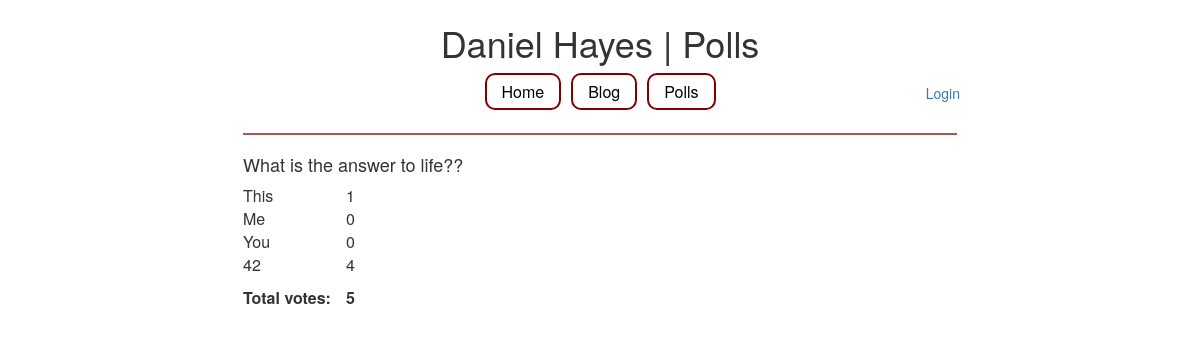
The app's page /polls/2/results/ with its own data.
### polls/models.py (models this page shows, shortened)
class Question(models.Model):
    class Meta:
        ordering = ['-pub_date']
    question_text = models.CharField(max_length=200)
    pub_date = models.DateTimeField('date published', default=timezone.now)
    expiry_date = models.DateTimeField(default=timezone.now() + datetime.timedelta(days=1))
    def was_published_recently(self):
        now = timezone.now()
        return now - datetime.timedelta(days=1) <= self.pub_date <= now
    def total_vote_count(self):
        choices = self.choice_set.all()
        total_votes = sum([c.votes for c in choices])
        return total_votes
    was_published_recently.admin_order_field = 'pub_date'
    was_published_recently.boolean = True
    was_published_recently.short_description = 'recent?'

class Choice(models.Model):
    question = models.ForeignKey(Question, on_delete=models.CASCADE)
    choice_text = models.CharField(max_length=200)
    votes = models.IntegerField(default=0)

### polls/views.py (the view)
# urls.py: url(r'^(?P<pk>[0-9]+)/results/$', views.ResultsView.as_view(), name='results'),
class ResultsView(generic.DetailView):
    model = Question
    template_name = 'polls/results.html'
    def get_context_data(self, **kwargs):
        context = super(ResultsView, self).get_context_data(**kwargs)
        context['now'] = timezone.now()
        context['total_votes'] = Question.objects.filter(pk=self.kwargs['pk'])
        return context

### polls/templates/polls/results.html (shortened to what this page needs)
{% extends 'home/base.html' %}
{% block title %}Daniel Hayes | Polls{% endblock title %}
{% block content %}
<h4>{{ question.question_text }}</h4>
<table>
{% for choice in question.choice_set.all %}
  <tr>
    <td>
      {{ choice.choice_text }}
    </td>
    <td>
      {{ choice.votes }}
    </td>
  </tr>
{% endfor %}
<tr class="empty_row">
  <td colspan="2">
  </td>
</tr>
<tr>
    <td class="total_votes">
      Total votes:
    </td>
    <td class="total_votes">
      {{ question.total_vote_count }}
    </td>
</tr>
</table>
{% endblock content %}

### polls/static/polls/style.css (style rules this page uses)
body { margin: auto; width: 60%; padding: 3px; }
td { padding-right: 15px; }
.total_votes { font-weight: bold; }
.empty_row { height: 10px !important; }

### records on screen
Question: question_text "What is the answer to life??", total_vote_count "5"
Choice: choice_text "This", votes "1"
Choice: choice_text "Me", votes "0"
Choice: choice_text "You", votes "0"
Choice: choice_text "42", votes "4"
